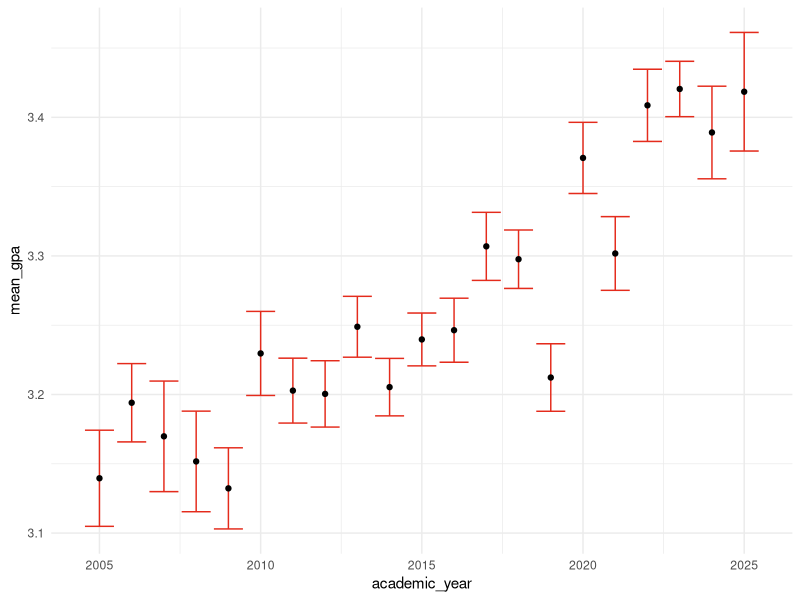
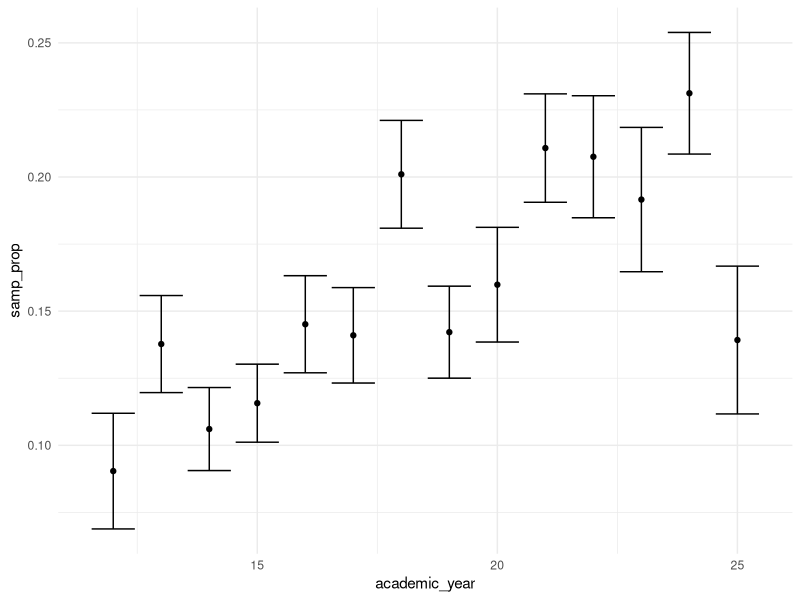

Write R code to recreate these figures, in order.
## ---- chunk 1
library(tidyverse)
library(here)
statsurvey_df <- read_csv(here("data/stat113_survey.csv"))
statsurvey_df <- statsurvey_df |>
  mutate(time_year = as.numeric(time_year)) |>
  mutate(academic_year = if_else(time_semester == "S",
                                 true = time_year - 1,
                                 false = time_year)) |>
  relocate(academic_year)
statsurvey_nomiss <- statsurvey_df |>
  filter(GPA <= 4) |>
  filter(!is.na(GPA))

stat_sum <- statsurvey_nomiss |>
  group_by(academic_year) |>
  summarise(mean_gpa = mean(GPA),
            sd_gpa = sd(GPA),
            n_students = n()) |>
  mutate(se = sd_gpa / sqrt(n_students),
         lb_se = mean_gpa - se,
         ub_se = mean_gpa + se) |>
  mutate(academic_year = academic_year + 2000)

ggplot(data = stat_sum, aes(x = academic_year,
                            y = mean_gpa)) +
  geom_errorbar(aes(ymin = lb_se,
                    ymax = ub_se),
                colour = "#E42B1C") +
  geom_point() +
  theme_minimal()

## ---- chunk 2
statsurvey_df |> group_by(academic_year) |>
  summarise(mean(!is.na(Tattoo)))

survey_tattoo <- statsurvey_df |>
  filter(!is.na(Tattoo))
tattoo_plot <- survey_tattoo |> group_by(academic_year, Tattoo) |>
  summarise(n_students = n()) |>
  ungroup() |>
  pivot_wider(names_from = Tattoo, values_from = n_students) |>
  mutate(n = No + Yes) |>
  mutate(samp_prop = Yes / n,
         se = sqrt(samp_prop * (1 - samp_prop) / n),
         lb = samp_prop - se,
         ub = samp_prop + se)
ggplot(data = tattoo_plot, aes(x = academic_year,
                               y = samp_prop)) +
  geom_errorbar(aes(ymin = lb, ymax = ub)) +
  geom_point() +
  theme_minimal()
